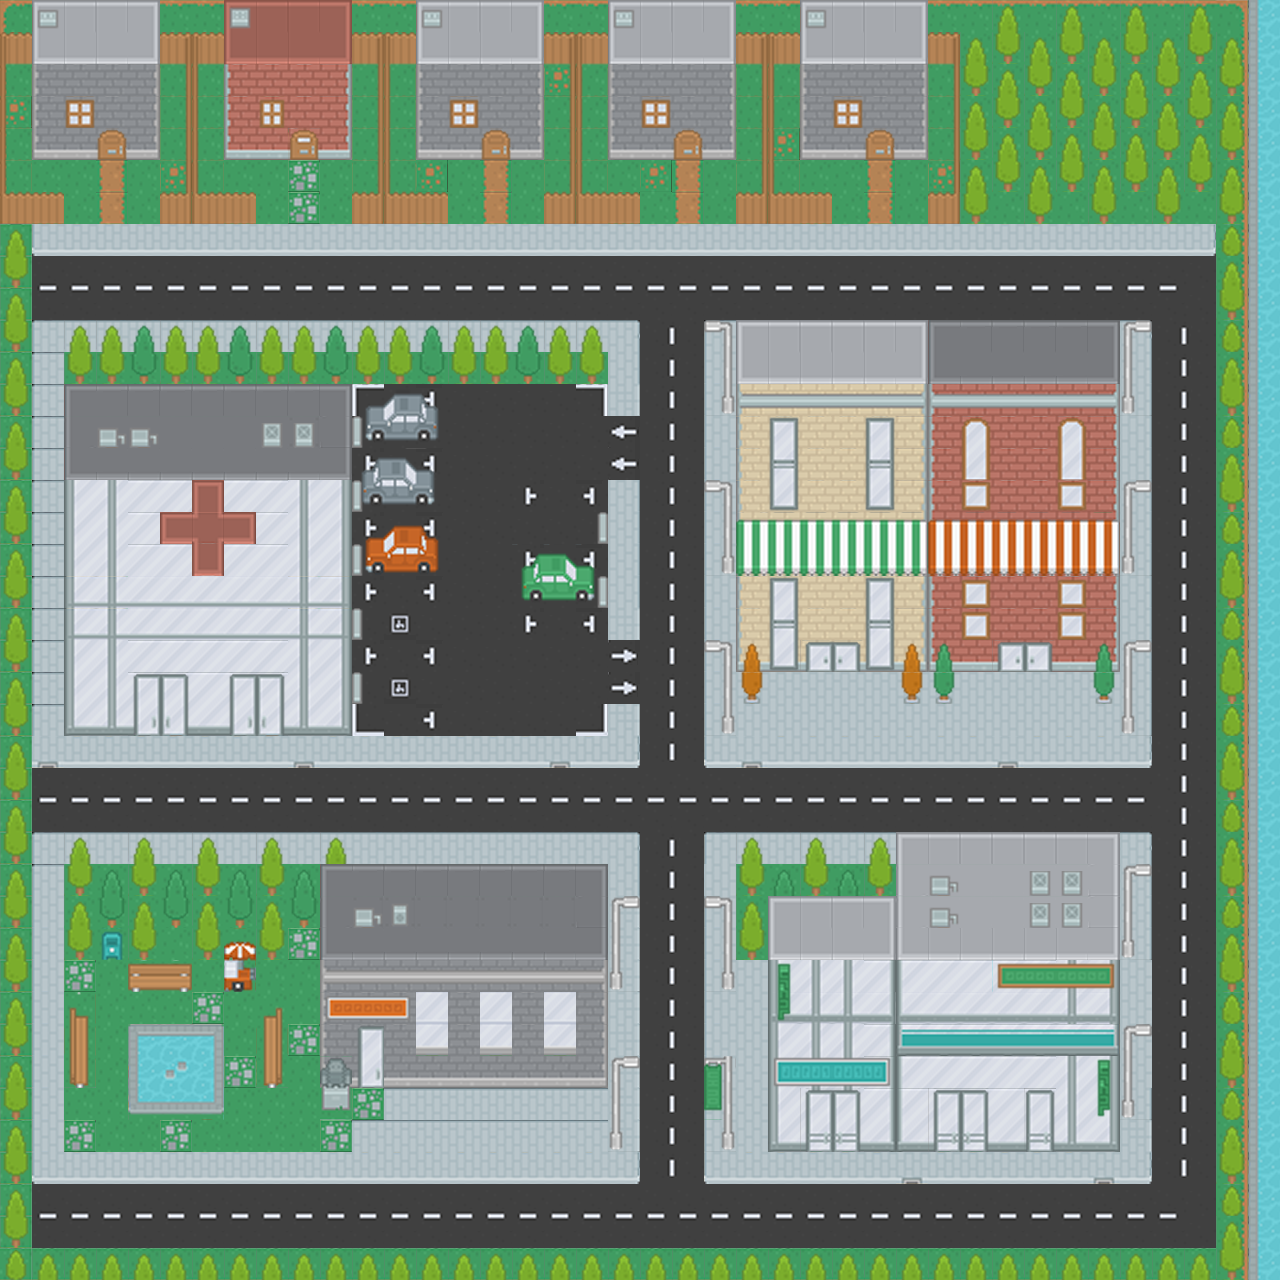

This game map was drawn from its Tiled (.tmx) file and the tilesets committed beside it. A one-line description and the trimmed map source follow:
An orthogonal 40x40 tile map with 32x32 px tiles, 6 tile layers (groundLayer, treeLayer, houseLayer, buildingLayer, ...) and 3 objects (start, life1, life2).

<map version="1.5" tiledversion="1.7.2" orientation="orthogonal" renderorder="right-down" width="40" height="40" tilewidth="32" tileheight="32" infinite="0" nextlayerid="11" nextobjectid="4">
 <editorsettings>
  <export target="worldMap.json" format="json" />
 </editorsettings>
 <tileset firstgid="1" name="city32x32" tilewidth="32" tileheight="32" tilecount="1036" columns="37">
  <image source="city32x32.png" width="1184" height="896" />
 </tileset>
 <layer id="1" name="groundLayer" width="40" height="40">
  <data>[1600 cells, 1600 non-empty, 39 distinct tile ids]</data>
 </layer>
 <layer id="7" name="treeLayer" width="40" height="40">
  <data>[1600 cells, 295 non-empty, 12 distinct tile ids]</data>
 </layer>
 <layer id="3" name="houseLayer" width="40" height="40">
  <data>[1600 cells, 100 non-empty, 24 distinct tile ids]</data>
 </layer>
 <layer id="4" name="buildingLayer" width="40" height="40">
  <data>[1600 cells, 396 non-empty, 75 distinct tile ids]</data>
 </layer>
 <layer id="5" name="itemLayer" width="40" height="40">
  <data>[1600 cells, 192 non-empty, 90 distinct tile ids]</data>
 </layer>
 <layer id="8" name="carLayer" width="40" height="40" locked="1">
  <data>[1600 cells, 24 non-empty, 24 distinct tile ids]</data>
 </layer>
 <objectgroup id="10" name="objectLayer">
  <object id="1" name="start" x="52.899" y="275.386">
   <point />
  </object>
  <object id="2" name="life1" x="108.91" y="1006.64">
   <point />
  </object>
  <object id="3" name="life2" x="1068.87" y="714.136">
   <point />
  </object>
 </objectgroup>
</map>
